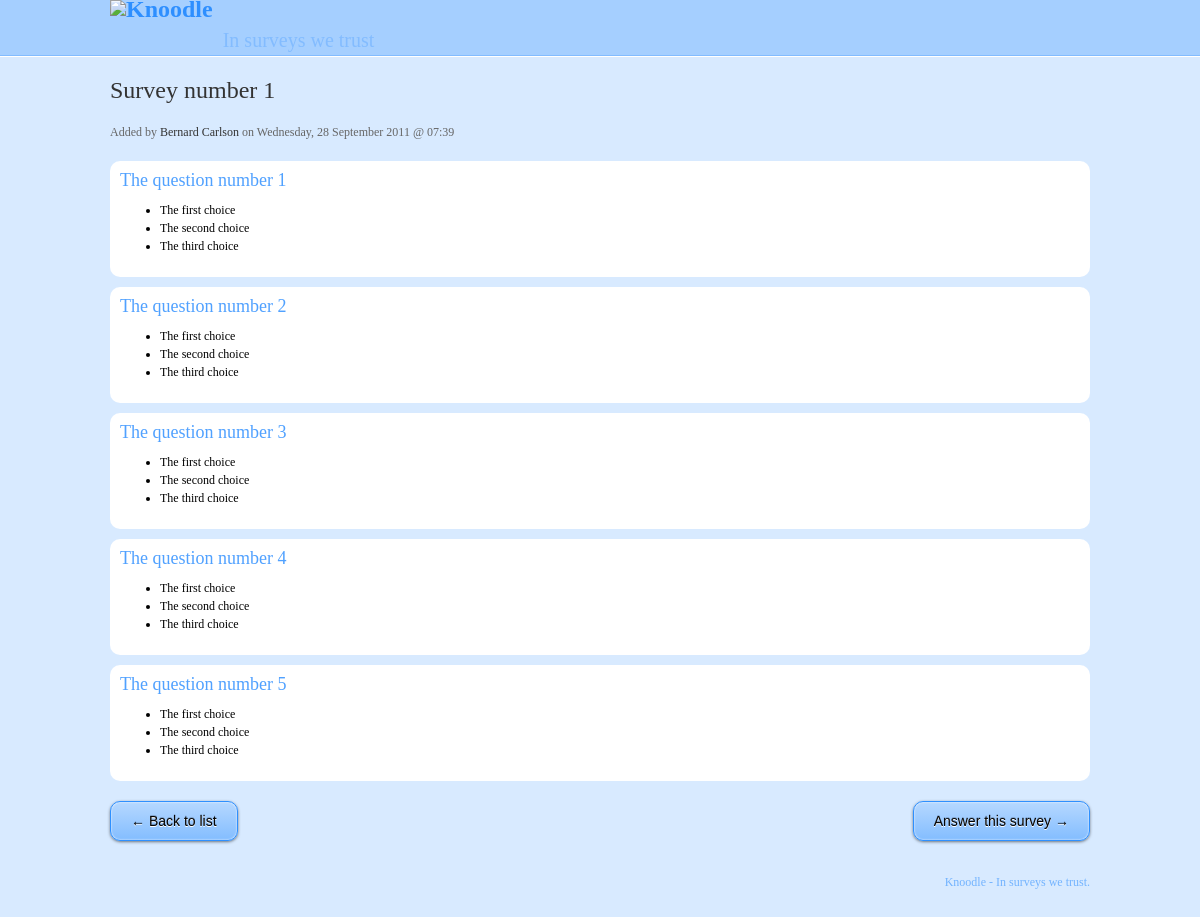
The page /survey.php?id=1 on the database its author committed.
### tables this page shows
CREATE TABLE survey (id INTEGER  PRIMARY KEY NOT NULL, name TEXT NOT NULL, author_first_name TEXT NOT NULL, author_last_name TEXT NOT NULL, author_email TEXT NOT NULL, created_at DATETIME NOT NULL);

CREATE TABLE question (id INTEGER PRIMARY KEY NOT NULL, survey_id INTEGER DEFAULT NULL, sentence TEXT NOT NULL, first_choice TEXT NOT NULL, second_choice TEXT NOT NULL, third_choice TEXT NOT NULL);

### survey.php (the view)
<?php
include 'header.php';
$survey = $pdo->query('SELECT * FROM survey WHERE id = ' . $_GET['id'])->fetch();
$questions = $pdo->query('SELECT * FROM question WHERE survey_id = ' . $_GET['id'])->fetchAll();
?>
<div id="survey-show">
    <h3><?php echo $survey['name'] ?></h3>
    <div class="meta">
        Added by
        <span class="author"><?php echo $survey['author_first_name'] ?> <?php echo $survey['author_last_name'] ?></span>
        on
        <span class="date"><?php echo date_create($survey['created_at'])->format('l, j F Y @ H:i') ?></span>
    </div>
    <div class="questions">
        <?php foreach ($questions as $question): ?>
        <div class="question">
            <h4><?php echo $question['sentence'] ?></h4>
            <ul class="choices">
                <li class="choice"><?php echo $question['first_choice'] ?></li>
                <li class="choice"><?php echo $question['second_choice'] ?></li>
                <li class="choice"><?php echo $question['third_choice'] ?></li>
            </ul>
        </div>
        <?php endforeach ?>
    </div>
    <a class="button fleft" href="index.php">&larr; Back to list</a>
    <a class="button fright" href="answer.php?id=<?php echo $_GET['id'] ?>">Answer this survey &rarr;</a>
</div>
<?php
include 'footer.php';
?>

### css/style.css (style rules this page uses)
body { margin: 0; background: #d8eaff; font: 12px/1.5em Verdana; }
a { color: #2e8fff; text-decoration: none; }
.fright { float: right; }
.fleft { float: left; }
.button { font-family: Arial, Helvetica, sans-serif; font-size: 14px; color: #050505; padding: 10px 20px; background: -moz-linear-gradient( top, #b6d8ff 0%, #83bdff); background: -webkit-gradient( linear, left top, left bottom, from(#b6d8ff), to(#83bdff)); border-radius: 10px; -moz-border-radius: 10px; -webkit-border-radius: 10px; border: 1px solid #2e90ff; -moz-box-shadow: 0px 1px 3px rgba(000,000,000,0.5), inset 0px 0px 2px rgba(255,255,255,1); -webkit-box-shadow: 0px 1px 3px rgba(000,000,000,0.5), inset 0px 0px 2px rgba(255,255,255,1); text-shadow: 0px -1px 0px rgba(000,000,000,0.2), 0px 1px 0px rgba(255,255,255,1); }
#content h3 { font-size: 24px; color: #333; font-weight: normal; }
#content h4 { font-size: 18px; color: #50a1ff; font-weight: normal; }
#survey-show .question, #survey-list .survey, #survey-search .survey, #security-login form { margin: 10px 0; background: #fff; padding: 10px; border-radius: 10px; -moz-border-radius: 10px; -webkit-border-radius: 10px; }
#survey-show .question h4, #survey-list .survey h4, #survey-search .survey h4 { margin: 0; }
#survey-show .meta { color: #666; }
#survey-show .author, #survey-show .created_at { color: #333; }
#survey-show .questions { overflow: hidden; margin: 10px 0; }

### rows shown on the page
survey: name "Survey number 1", author_first_name "Bernard", author_last_name "Carlson", created_at "Wednesday, 28 September 2011 @ 07:39"
question: sentence "The question number 1", first_choice "The first choice", second_choice "The second choice", third_choice "The third choice"
question: sentence "The question number 2", first_choice "The first choice", second_choice "The second choice", third_choice "The third choice"
question: sentence "The question number 3", first_choice "The first choice", second_choice "The second choice", third_choice "The third choice"
question: sentence "The question number 4", first_choice "The first choice", second_choice "The second choice", third_choice "The third choice"
question: sentence "The question number 5", first_choice "The first choice", second_choice "The second choice", third_choice "The third choice"
